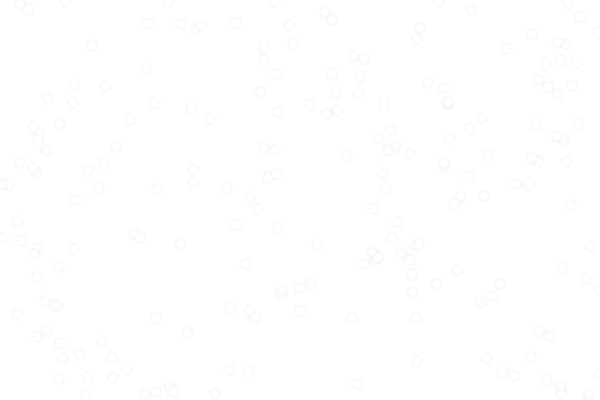
Frame 1 (no input)
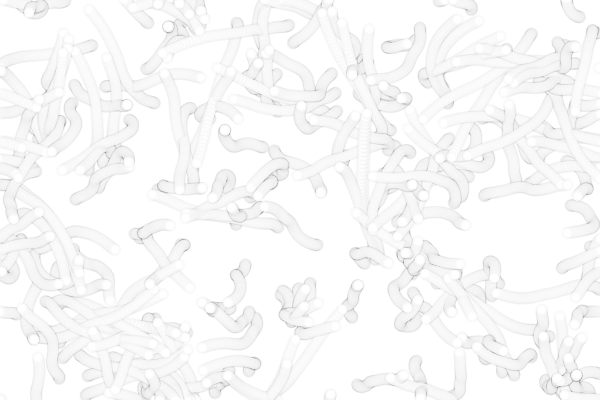
Frame 60 (no input)
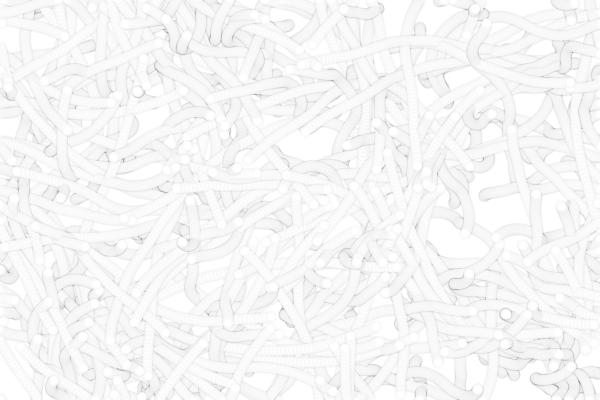
Frame 120 (the mouse pressed at the canvas centre since frame 60)

The p5.js sketch that drew these frames (run headless with seeded random() and noise() and a simulated clock; from frame 60 on, the mouse is pressed at the canvas centre):

// p5.js sketch
// ── sketch.js
// var canvasWidth = 400;
// var canvasHeight = 400;
var size = 10;
var inc = 0.1;
var scl = 10;
var cols, rows;

var zoff = 0;

var fr;

var particles = [];
var flowfield;

function setup() {
  // createCanvas(canvasWidth, canvasHeight);
  createCanvas(600, 400);
  cols = floor(width / scl);
  rows = floor(height / scl);
  fr = createP("");

  flowfield = new Array(cols * rows);

  for (var i = 0; i < 200; i++) {
    particles[i] = new Particle();
  }

  describe('A flow field "scattered" by Perlin Noise.');
  background("white");
}

function draw() {
  // randomSeed(10);

  var xoff = 0;
  for (var x = 0; x < cols; x++) {
    var yoff = 0;
    for (var y = 0; y < rows; y++) {
      var index = x + y * cols;
      var angle = noise(xoff, yoff, zoff) * TWO_PI * 4;
      var v = p5.Vector.fromAngle(angle);
      // v.setMag() can be set to adjust how lock-stepped the particles are to the flowfield
      v.setMag(0.1);
      flowfield[index] = v;
      yoff += inc;
      // stroke(0, 50);
      // strokeWeight(1);
      // push();
      // translate(x * scl, y * scl);
      // rotate(v.heading());
      // line(0, 0, scl, 0);
      // pop();
    }
    xoff += inc;
    zoff += 0.0005; // can be commented so that we get a fixed flowfield
  }

  for (var i = 0; i < particles.length; i++) {
    particles[i].follow(flowfield);
    particles[i].update();
    particles[i].show();
    particles[i].edges();
  }

  fr.html(floor(frameRate()));
}

// ── particle.js
function Particle() {
  this.pos = createVector(random(width), random(height));
  this.vel = createVector(0, 0);
  //   this.vel = p5.Vector.random2D();
  this.acc = createVector(0, 0);
  this.maxspeed = 4;

  this.update = function () {
    this.vel.add(this.acc);
    this.vel.limit(this.maxspeed);
    this.pos.add(this.vel);
    this.acc.mult(0);
  };

  this.follow = function (vectors) {
    var x = floor(this.pos.x / scl);
    var y = floor(this.pos.y / scl);
    var index = x + y * cols;
    var force = vectors[index];
    this.applyForce(force);
  };

  this.applyForce = function (force) {
    this.acc.add(force);
  };

  this.show = function () {
    stroke(0, 5);
    strokeWeight(3);
    // point(this.pos.x, this.pos.y);
    // line(this.pos.x, this.pos.y, this.pos.x + 10, this.pos.y + 10);
    // rect(this.pos.x, this.pos.y, 10, 10);
    circle(this.pos.x, this.pos.y, 10, 10);
  };

  this.edges = function () {
    if (this.pos.x > width) this.pos.x = 0;
    if (this.pos.x < 0) this.pos.x = width;
    if (this.pos.y > height) this.pos.y = 0;
    if (this.pos.y < 0) this.pos.y = height;
  };
}
